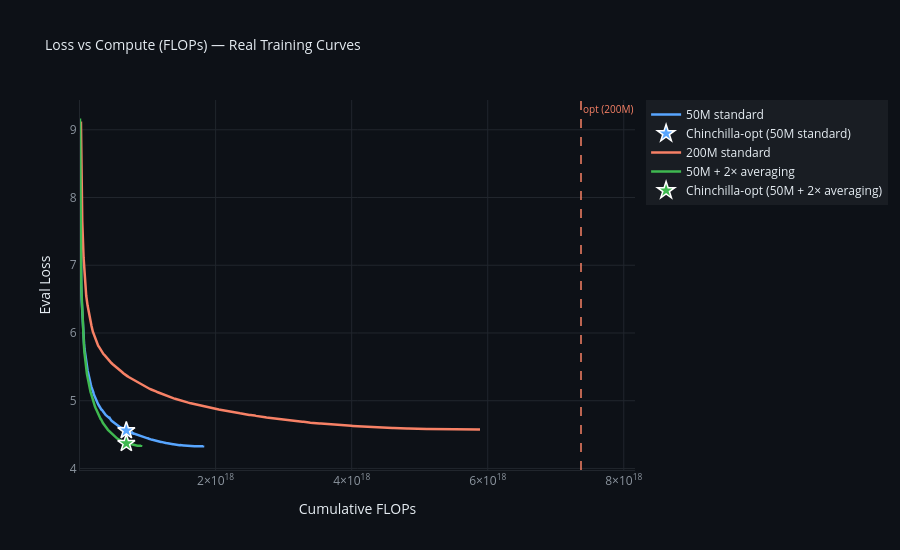

Write notebook code for a chart like this one.
### Code cell
def plot_loss_vs_compute_interactive(models=MODELS):
    """Interactive plotly: eval loss vs cumulative FLOPs with Chinchilla-opt markers."""
    fig = go.Figure()

    for df, label, color, N, _, C_opt in models:
        fig.add_trace(go.Scatter(
            x=df["cumulative_flops"], y=df["eval_loss"],
            mode="lines", name=label,
            line=dict(color=color, width=2.5),
            hovertemplate=f"<b>{label}</b><br>FLOPs: %{{x:.3e}}<br>Loss: %{{y:.4f}}<extra></extra>",
        ))

        c_max = df["cumulative_flops"].max()
        if C_opt <= c_max:
            y_opt = float(np.interp(C_opt, df["cumulative_flops"], df["eval_loss"]))
            fig.add_trace(go.Scatter(
                x=[C_opt], y=[y_opt],
                mode="markers", name=f"chinchilla-opt ({label})",
                marker=dict(color=color, size=14, symbol="star",
                            line=dict(color="white", width=1.5)),
                hovertemplate=(
                    f"<b>Chinchilla-opt</b><br>"
                    f"N = {N/1e6:.1f}M<br>"
                    f"C_opt = {fmt_si(C_opt)}<br>"
                    f"Loss ≈ %{{y:.4f}}<extra></extra>"
                ),
            ))
        else:
            fig.add_vline(x=C_opt,
                          line=dict(color=color, width=1.5, dash="dash"),
                          annotation_text=f"opt ({label.split()[0]})",
                          annotation_font=dict(color=color, size=10),
                          annotation_position="top right")

    layout = _plotly_layout("Loss vs Compute (FLOPs) — Interactive", "Cumulative FLOPs", "Eval Loss")
    fig.update_layout(**layout)
    fig.show()

plot_loss_vs_compute_interactive()

### Figure 1 — Plotly figure (JSON) as saved in the notebook; plotly's stock layout.template omitted (floating-point values rounded to 4 significant figures; data arrays with more than 128 entries replaced by an {"elided": "..."} marker saying what was removed)
{"data": [{"hovertemplate": "<b>50M standard</b><br>FLOPs: %{x:.3e}<br>Loss: %{y:.4f}<extra></extra>", "line": {"color": "#58a6ff", "width": 2.5}, "mode": "lines", "name": "50M standard", "type": "scatter", "x": {"elided": "306 float values"}, "y": {"elided": "306 float values"}}, {"hovertemplate": "<b>Chinchilla-opt</b><br>N = 75.7M<br>C_opt = 686.92 PF<br>Loss ≈ %{y:.4f}<extra></extra>", "marker": {"color": "#58a6ff", "line": {"color": "white", "width": 1.5}, "size": 13, "symbol": "star"}, "mode": "markers", "name": "Chinchilla-opt (50M standard)", "showlegend": true, "type": "scatter", "x": [686918992773649000], "y": [4.56]}, {"hovertemplate": "<b>200M standard</b><br>FLOPs: %{x:.3e}<br>Loss: %{y:.4f}<extra></extra>", "line": {"color": "#f78166", "width": 2.5}, "mode": "lines", "name": "200M standard", "type": "scatter", "x": {"elided": "302 float values"}, "y": {"elided": "302 float values"}}, {"hovertemplate": "<b>50M + 2× averaging</b><br>FLOPs: %{x:.3e}<br>Loss: %{y:.4f}<extra></extra>", "line": {"color": "#3fb950", "width": 2.5}, "mode": "lines", "name": "50M + 2× averaging", "type": "scatter", "x": {"elided": "153 float values"}, "y": {"elided": "153 float values"}}, {"hovertemplate": "<b>Chinchilla-opt</b><br>N = 75.7M<br>C_opt = 686.92 PF<br>Loss ≈ %{y:.4f}<extra></extra>", "marker": {"color": "#3fb950", "line": {"color": "white", "width": 1.5}, "size": 13, "symbol": "star"}, "mode": "markers", "name": "Chinchilla-opt (50M + 2× averaging)", "showlegend": true, "type": "scatter", "x": [686918992773649000], "y": [4.37]}], "layout": {"annotations": [{"font": {"color": "#f78166", "size": 10}, "showarrow": false, "text": "opt (200M)", "x": 7371246766533780000, "xanchor": "left", "xref": "x", "y": 1, "yanchor": "top", "yref": "y domain"}], "height": 550, "hovermode": "x unified", "legend": {"bgcolor": "rgba(255,255,255,0.05)", "bordercolor": "#21262d", "font": {"color": "#e6edf3"}}, "paper_bgcolor": "#0d1117", "plot_bgcolor": "#0d1117", "shapes": [{"line": {"color": "#f78166", "dash": "dash", "width": 1.5}, "type": "line", "x0": 7371246766533780000, "x1": 7371246766533780000, "xref": "x", "y0": 0, "y1": 1, "yref": "y domain"}], "title": {"font": {"color": "#e6edf3", "size": 14}, "text": "Loss vs Compute (FLOPs) — Real Training Curves"}, "width": 900, "xaxis": {"color": "#e6edf3", "gridcolor": "#21262d", "linecolor": "#21262d", "showline": true, "tickfont": {"color": "#8b949e"}, "title": {"text": "Cumulative FLOPs"}}, "yaxis": {"color": "#e6edf3", "gridcolor": "#21262d", "linecolor": "#21262d", "showline": true, "tickfont": {"color": "#8b949e"}, "title": {"text": "Eval Loss"}}}}
